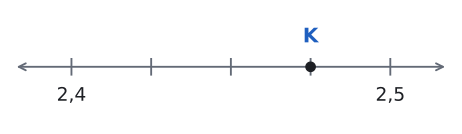

Python code for this plot:
import sys; sys.path.insert(0, "tools")
from cizim import *

# Alıştırma Soru 4: 2,4 ile 2,5 arası 4 eş parçaya bölünmüş; K üçüncü çentikte (2,475).
fig, ax = sekil(6, 1.6)
a, b = 2.4, 2.5
ax.set_xlim(a - 0.02, b + 0.02); ax.set_ylim(-0.9, 0.9); ax.axis("off")
ax.annotate("", xy=(b + 0.018, 0), xytext=(a - 0.018, 0), arrowprops=dict(arrowstyle="<->", color=SOLUK, lw=1.4))
for i in range(5):
    t = a + i * 0.025
    ax.plot([t, t], [-0.12, 0.12], color=SOLUK, lw=1.4)
for t in (a, b):
    ax.text(t, -0.3, f"{t:.1f}".replace(".", ","), ha="center", va="top", fontsize=14)
nokta(ax, a + 3 * 0.025, 0, "")
ax.text(a + 3 * 0.025, 0.3, "K", ha="center", va="bottom", fontsize=15, color=MAVI, fontweight="bold")
kaydet(fig, __file__)
